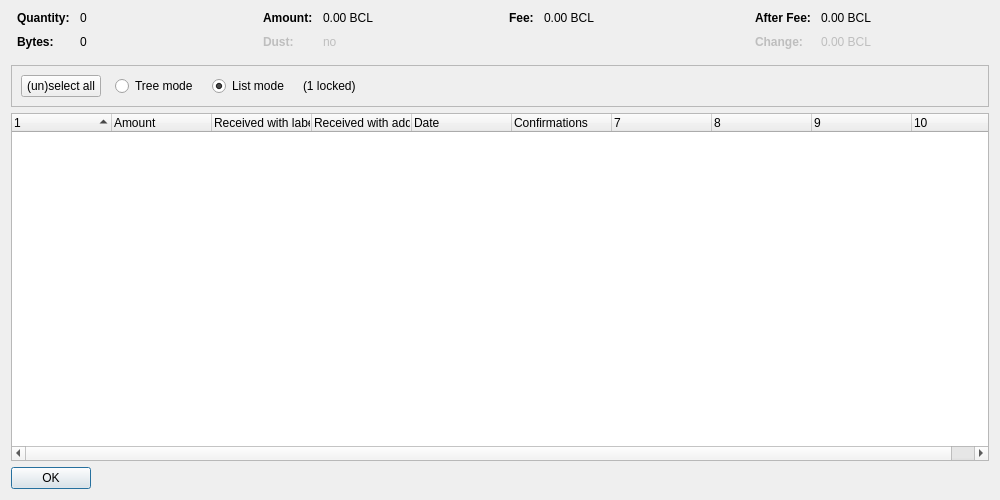
<?xml version="1.0" encoding="UTF-8"?>
<ui version="4.0">
 <class>CoinControlDialog</class>
 <widget class="QDialog" name="CoinControlDialog">
  <property name="geometry">
   <rect>
    <x>0</x>
    <y>0</y>
    <width>1000</width>
    <height>500</height>
   </rect>
  </property>
  <property name="windowTitle">
   <string>Coin Selection</string>
  </property>
  <layout class="QVBoxLayout" name="verticalLayout">
   <item>
    <layout class="QHBoxLayout" name="horizontalLayoutTop" stretch="0,0,0,0">
     <property name="topMargin">
      <number>0</number>
     </property>
     <property name="bottomMargin">
      <number>10</number>
     </property>
     <item>
      <layout class="QFormLayout" name="formLayoutCoinControl1">
       <property name="horizontalSpacing">
        <number>10</number>
       </property>
       <property name="verticalSpacing">
        <number>10</number>
       </property>
       <property name="leftMargin">
        <number>6</number>
       </property>
       <property name="rightMargin">
        <number>6</number>
       </property>
       <item row="0" column="0">
        <widget class="QLabel" name="labelCoinControlQuantityText">
         <property name="font">
          <font>
           <weight>75</weight>
           <bold>true</bold>
          </font>
         </property>
         <property name="text">
          <string>Quantity:</string>
         </property>
        </widget>
       </item>
       <item row="0" column="1">
        <widget class="QLabel" name="labelCoinControlQuantity">
         <property name="cursor">
          <cursorShape>IBeamCursor</cursorShape>
         </property>
         <property name="contextMenuPolicy">
          <enum>Qt::ActionsContextMenu</enum>
         </property>
         <property name="text">
          <string notr="true">0</string>
         </property>
         <property name="textInteractionFlags">
          <set>Qt::LinksAccessibleByMouse|Qt::TextSelectableByKeyboard|Qt::TextSelectableByMouse</set>
         </property>
        </widget>
       </item>
       <item row="1" column="0">
        <widget class="QLabel" name="labelCoinControlBytesText">
         <property name="font">
          <font>
           <weight>75</weight>
           <bold>true</bold>
          </font>
         </property>
         <property name="text">
          <string>Bytes:</string>
         </property>
        </widget>
       </item>
       <item row="1" column="1">
        <widget class="QLabel" name="labelCoinControlBytes">
         <property name="cursor">
          <cursorShape>IBeamCursor</cursorShape>
         </property>
         <property name="contextMenuPolicy">
          <enum>Qt::ActionsContextMenu</enum>
         </property>
         <property name="text">
          <string notr="true">0</string>
         </property>
         <property name="textInteractionFlags">
          <set>Qt::LinksAccessibleByMouse|Qt::TextSelectableByKeyboard|Qt::TextSelectableByMouse</set>
         </property>
        </widget>
       </item>
      </layout>
     </item>
     <item>
      <layout class="QFormLayout" name="formLayoutCoinControl2">
       <property name="horizontalSpacing">
        <number>10</number>
       </property>
       <property name="verticalSpacing">
        <number>10</number>
       </property>
       <property name="leftMargin">
        <number>6</number>
       </property>
       <property name="rightMargin">
        <number>6</number>
       </property>
       <item row="0" column="0">
        <widget class="QLabel" name="labelCoinControlAmountText">
         <property name="font">
          <font>
           <weight>75</weight>
           <bold>true</bold>
          </font>
         </property>
         <property name="text">
          <string>Amount:</string>
         </property>
        </widget>
       </item>
       <item row="0" column="1">
        <widget class="QLabel" name="labelCoinControlAmount">
         <property name="cursor">
          <cursorShape>IBeamCursor</cursorShape>
         </property>
         <property name="contextMenuPolicy">
          <enum>Qt::ActionsContextMenu</enum>
         </property>
         <property name="text">
          <string notr="true">0.00 BCL</string>
         </property>
         <property name="textInteractionFlags">
          <set>Qt::LinksAccessibleByMouse|Qt::TextSelectableByKeyboard|Qt::TextSelectableByMouse</set>
         </property>
        </widget>
       </item>
       <item row="1" column="0">
        <widget class="QLabel" name="labelCoinControlLowOutputText">
         <property name="enabled">
          <bool>false</bool>
         </property>
         <property name="font">
          <font>
           <weight>75</weight>
           <bold>true</bold>
          </font>
         </property>
         <property name="text">
          <string>Dust:</string>
         </property>
        </widget>
       </item>
       <item row="1" column="1">
        <widget class="QLabel" name="labelCoinControlLowOutput">
         <property name="enabled">
          <bool>false</bool>
         </property>
         <property name="cursor">
          <cursorShape>IBeamCursor</cursorShape>
         </property>
         <property name="contextMenuPolicy">
          <enum>Qt::ActionsContextMenu</enum>
         </property>
         <property name="text">
          <string notr="true">no</string>
         </property>
         <property name="textInteractionFlags">
          <set>Qt::LinksAccessibleByMouse|Qt::TextSelectableByKeyboard|Qt::TextSelectableByMouse</set>
         </property>
        </widget>
       </item>
      </layout>
     </item>
     <item>
      <layout class="QFormLayout" name="formLayoutCoinControl3">
       <property name="horizontalSpacing">
        <number>10</number>
       </property>
       <property name="verticalSpacing">
        <number>10</number>
       </property>
       <property name="leftMargin">
        <number>6</number>
       </property>
       <property name="rightMargin">
        <number>6</number>
       </property>
       <item row="0" column="0">
        <widget class="QLabel" name="labelCoinControlFeeText">
         <property name="font">
          <font>
           <weight>75</weight>
           <bold>true</bold>
          </font>
         </property>
         <property name="text">
          <string>Fee:</string>
         </property>
        </widget>
       </item>
       <item row="0" column="1">
        <widget class="QLabel" name="labelCoinControlFee">
         <property name="cursor">
          <cursorShape>IBeamCursor</cursorShape>
         </property>
         <property name="contextMenuPolicy">
          <enum>Qt::ActionsContextMenu</enum>
         </property>
         <property name="text">
          <string notr="true">0.00 BCL</string>
         </property>
         <property name="textInteractionFlags">
          <set>Qt::LinksAccessibleByMouse|Qt::TextSelectableByKeyboard|Qt::TextSelectableByMouse</set>
         </property>
        </widget>
       </item>
      </layout>
     </item>
     <item>
      <layout class="QFormLayout" name="formLayoutCoinControl4">
       <property name="horizontalSpacing">
        <number>10</number>
       </property>
       <property name="verticalSpacing">
        <number>10</number>
       </property>
       <property name="leftMargin">
        <number>6</number>
       </property>
       <property name="rightMargin">
        <number>6</number>
       </property>
       <item row="0" column="0">
        <widget class="QLabel" name="labelCoinControlAfterFeeText">
         <property name="font">
          <font>
           <weight>75</weight>
           <bold>true</bold>
          </font>
         </property>
         <property name="text">
          <string>After Fee:</string>
         </property>
        </widget>
       </item>
       <item row="0" column="1">
        <widget class="QLabel" name="labelCoinControlAfterFee">
         <property name="cursor">
          <cursorShape>IBeamCursor</cursorShape>
         </property>
         <property name="contextMenuPolicy">
          <enum>Qt::ActionsContextMenu</enum>
         </property>
         <property name="text">
          <string notr="true">0.00 BCL</string>
         </property>
         <property name="textInteractionFlags">
          <set>Qt::LinksAccessibleByMouse|Qt::TextSelectableByKeyboard|Qt::TextSelectableByMouse</set>
         </property>
        </widget>
       </item>
       <item row="1" column="0">
        <widget class="QLabel" name="labelCoinControlChangeText">
         <property name="enabled">
          <bool>false</bool>
         </property>
         <property name="font">
          <font>
           <weight>75</weight>
           <bold>true</bold>
          </font>
         </property>
         <property name="text">
          <string>Change:</string>
         </property>
        </widget>
       </item>
       <item row="1" column="1">
        <widget class="QLabel" name="labelCoinControlChange">
         <property name="enabled">
          <bool>false</bool>
         </property>
         <property name="cursor">
          <cursorShape>IBeamCursor</cursorShape>
         </property>
         <property name="contextMenuPolicy">
          <enum>Qt::ActionsContextMenu</enum>
         </property>
         <property name="text">
          <string notr="true">0.00 BCL</string>
         </property>
         <property name="textInteractionFlags">
          <set>Qt::LinksAccessibleByMouse|Qt::TextSelectableByKeyboard|Qt::TextSelectableByMouse</set>
         </property>
        </widget>
       </item>
      </layout>
     </item>
    </layout>
   </item>
   <item>
    <widget class="QFrame" name="frame">
     <property name="minimumSize">
      <size>
       <width>0</width>
       <height>40</height>
      </size>
     </property>
     <property name="frameShape">
      <enum>QFrame::StyledPanel</enum>
     </property>
     <property name="frameShadow">
      <enum>QFrame::Sunken</enum>
     </property>
     <layout class="QHBoxLayout" name="horizontalLayout">
      <item>
       <layout class="QHBoxLayout" name="horizontalLayoutPanel" stretch="0,0,0,0,0">
        <property name="spacing">
         <number>14</number>
        </property>
        <item>
         <widget class="QPushButton" name="pushButtonSelectAll">
          <property name="sizePolicy">
           <sizepolicy hsizetype="Maximum" vsizetype="Fixed">
            <horstretch>0</horstretch>
            <verstretch>0</verstretch>
           </sizepolicy>
          </property>
          <property name="text">
           <string>(un)select all</string>
          </property>
          <property name="autoDefault">
           <bool>false</bool>
          </property>
         </widget>
        </item>
        <item>
         <widget class="QRadioButton" name="radioTreeMode">
          <property name="sizePolicy">
           <sizepolicy hsizetype="Maximum" vsizetype="Fixed">
            <horstretch>0</horstretch>
            <verstretch>0</verstretch>
           </sizepolicy>
          </property>
          <property name="text">
           <string>Tree mode</string>
          </property>
         </widget>
        </item>
        <item>
         <widget class="QRadioButton" name="radioListMode">
          <property name="sizePolicy">
           <sizepolicy hsizetype="Maximum" vsizetype="Fixed">
            <horstretch>0</horstretch>
            <verstretch>0</verstretch>
           </sizepolicy>
          </property>
          <property name="text">
           <string>List mode</string>
          </property>
          <property name="checked">
           <bool>true</bool>
          </property>
         </widget>
        </item>
        <item>
         <widget class="QLabel" name="labelLocked">
          <property name="text">
           <string notr="true">(1 locked)</string>
          </property>
         </widget>
        </item>
        <item>
         <spacer name="horizontalSpacer">
          <property name="orientation">
           <enum>Qt::Horizontal</enum>
          </property>
          <property name="sizeHint" stdset="0">
           <size>
            <width>40</width>
            <height>20</height>
           </size>
          </property>
         </spacer>
        </item>
       </layout>
      </item>
     </layout>
    </widget>
   </item>
   <item>
    <widget class="CoinControlTreeWidget" name="treeWidget">
     <property name="contextMenuPolicy">
      <enum>Qt::CustomContextMenu</enum>
     </property>
     <property name="sortingEnabled">
      <bool>false</bool>
     </property>
     <property name="columnCount">
      <number>10</number>
     </property>
     <attribute name="headerShowSortIndicator" stdset="0">
      <bool>true</bool>
     </attribute>
     <attribute name="headerStretchLastSection">
      <bool>false</bool>
     </attribute>
     <column>
      <property name="text">
       <string/>
      </property>
     </column>
     <column>
      <property name="text">
       <string>Amount</string>
      </property>
     </column>
     <column>
      <property name="text">
       <string>Received with label</string>
      </property>
     </column>
     <column>
      <property name="text">
       <string>Received with address</string>
      </property>
     </column>
     <column>
      <property name="text">
       <string>Date</string>
      </property>
     </column>
     <column>
      <property name="text">
       <string>Confirmations</string>
      </property>
      <property name="toolTip">
       <string>Confirmed</string>
      </property>
     </column>
     <column>
      <property name="text">
       <string/>
      </property>
     </column>
     <column>
      <property name="text">
       <string/>
      </property>
     </column>
     <column>
      <property name="text">
       <string/>
      </property>
     </column>
     <column>
      <property name="text">
       <string/>
      </property>
     </column>
    </widget>
   </item>
   <item>
    <widget class="QDialogButtonBox" name="buttonBox">
     <property name="sizePolicy">
      <sizepolicy hsizetype="Maximum" vsizetype="Fixed">
       <horstretch>0</horstretch>
       <verstretch>0</verstretch>
      </sizepolicy>
     </property>
     <property name="orientation">
      <enum>Qt::Horizontal</enum>
     </property>
     <property name="standardButtons">
      <set>QDialogButtonBox::Ok</set>
     </property>
    </widget>
   </item>
  </layout>
 </widget>
 <customwidgets>
  <customwidget>
   <class>CoinControlTreeWidget</class>
   <extends>QTreeWidget</extends>
   <header>qt/coincontroltreewidget.h</header>
  </customwidget>
 </customwidgets>
 <resources/>
 <connections/>
</ui>
